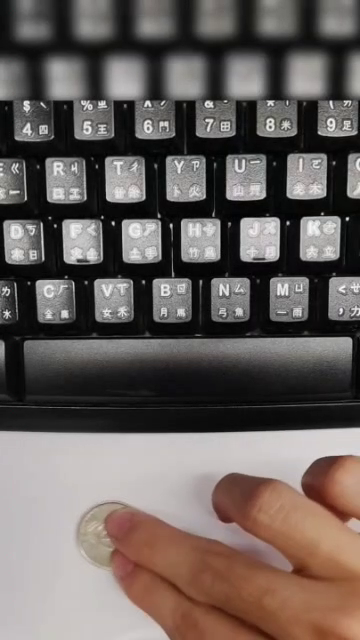
#> input picture frame 16 of topic1/example.mp4, 360 x 640 px
$ python the_final_detect_file.py
#> lines starting #> are read from the running program, lines starting #| are printed output that depends on the picture; after the words box and inside, x2 and y2 are one past the last pixel; in counts of white or black regions, pixels touching at a corner belong together
import cv2
import numpy as np

backsub = cv2.createBackgroundSubtractorMOG2(history = 100, varThreshold = 50, detectShadows = False)

if __name__ == '__main__':

    #影片讀取
    video = cv2.VideoCapture(r"C:\Users\Yucheng\Desktop\institute\program\topic1\example.mp4")
    if not video.isOpened():
        print('no frame')

    #輸出影片參數設定
    fps = video.get(cv2.CAP_PROP_FPS)
    width = int(video.get(cv2.CAP_PROP_FRAME_WIDTH))
    height = int(video.get(cv2.CAP_PROP_FRAME_HEIGHT))
    fourcc =  cv2.VideoWriter_fourcc(*('mp4v'))
    out = cv2.VideoWriter('output.mp4', fourcc, fps, (width, height))

    while True:
        ret, frame = video.read()
#> frame is the input picture: shape (640, 360, 3); mean B, G, R 91.5, 95.2, 103.9

        #讀取失敗時
        if not ret:
            print('no frame')
            break

        #背景消除
        fgMask = backsub.apply(frame)
#> fgMask: shape (640, 360); every value is 255

        #灰階
        gray = cv2.cvtColor(frame, cv2.COLOR_BGRA2GRAY)
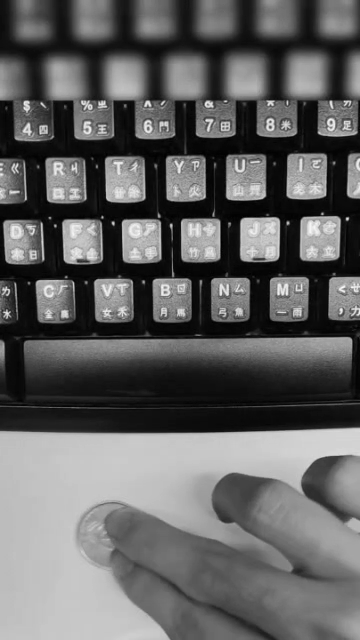
#> gray: shape (640, 360); min 0, max 250, mean 97.3

        #高斯模糊
        blur = cv2.GaussianBlur(gray, (9,9), 2)
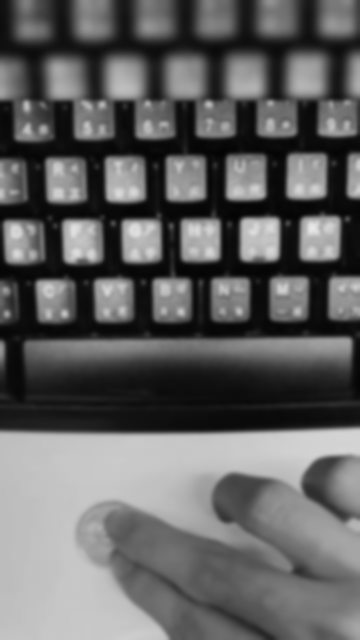
#> blur: shape (640, 360); min 4, max 233, mean 97.3

        #二值化
        threshold = cv2.adaptiveThreshold(blur, 255, cv2.ADAPTIVE_THRESH_GAUSSIAN_C, cv2.THRESH_BINARY_INV, 17, 2)
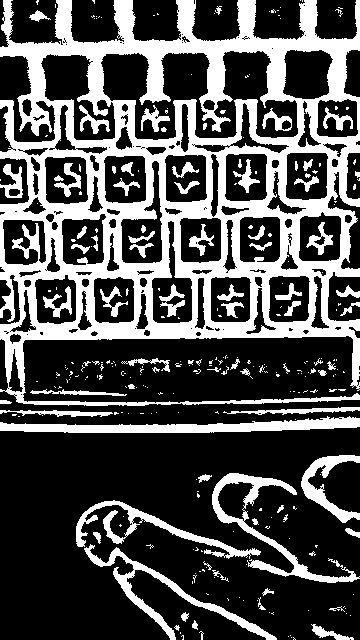
#> threshold: shape (640, 360); 31.7% white; 295 white regions (220 under 20 px), largest, box (x1, y1, x2, y2) and area: (0, 0, 360, 406) 52735, (0, 416, 360, 433) 3135, (212, 473, 360, 583) 2470

        #HoughCircles 參數設定
        circles = cv2.HoughCircles(
            blur,
            cv2.HOUGH_GRADIENT,
            dp=1.2,
            minDist=50,
            param1=100,
            param2=40,
            minRadius=22,
            maxRadius=60
        )
#> circles = [[239.4, 499.8, 27.52]]

        #偵測到圓形時繪製座標框與標記座標
        if circles is not None:
            circles = circles.round().astype(int)[0]
#> circles = [[239, 500, 28]]
            for x, y, r in circles:
                cv2.rectangle(frame, (x -r , y - r), (x + r, y + r), (0, 0, 255), 2)
                cv2.putText(frame, f"{x}, {y}", (x - 50, y - 40), cv2.FONT_HERSHEY_SIMPLEX, 0.6, (0, 0, 255), 2)
#> this loop made 1 pass
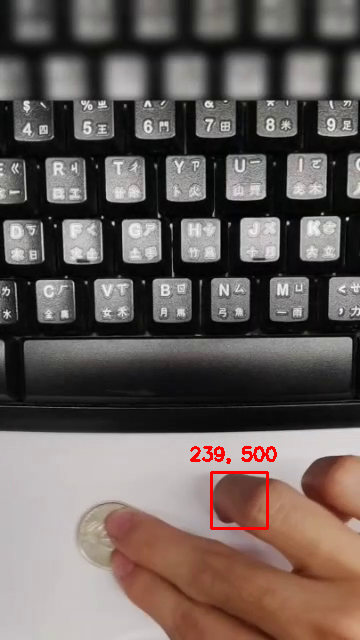
#> frame: shape (640, 360, 3); 0.57% of pixels changed, all inside (x1, y1, x2, y2) = (190, 446, 277, 530)


        cv2.imshow('studio1', frame)

        out.write(frame)

        if cv2.waitKey(1) == ord('q'):
#> (key q is pressed here)
            break

video.release()
out.release()
cv2.destroyAllWindows()

$ run again, starting later in the video
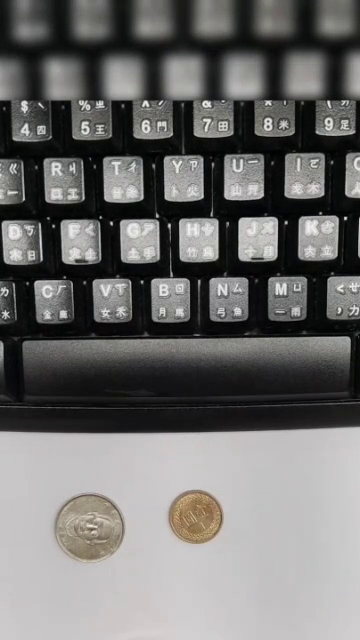
#> input picture frame 72 of topic1/example.mp4, 360 x 640 px
#> frame is the input picture: shape (640, 360, 3); mean B, G, R 109.1, 109.9, 110.8
#> fgMask: shape (640, 360); every value is 255
#> `threshold = cv2.adaptiveThreshold(blur, 255, cv2.ADAPTIVE_THRESH_GAUSS..`:
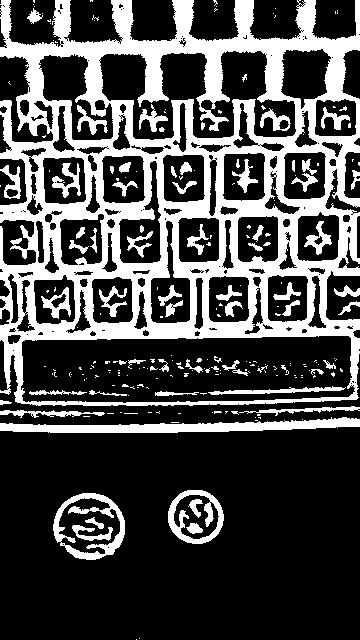
#> threshold: shape (640, 360); 29.8% white; 232 white regions (162 under 20 px), largest, box (x1, y1, x2, y2) and area: (0, 0, 360, 406) 53294, (0, 417, 360, 433) 3026, (53, 493, 125, 560) 1532
#> `circles = cv2.HoughCircles( blur, cv2.HOUGH_GRADIENT, dp=1.2, minDist=..`: circles = [[88.2, 527.4, 35.08], [195, 516.6, 28.12]]
#> `circles = circles.round().astype(int)[0]`: circles = [[88, 527, 35], [195, 517, 28]]
#> the loop `for x, y, r in circles:` made 2 passes
#> after the loop `for x, y, r in circles:`:
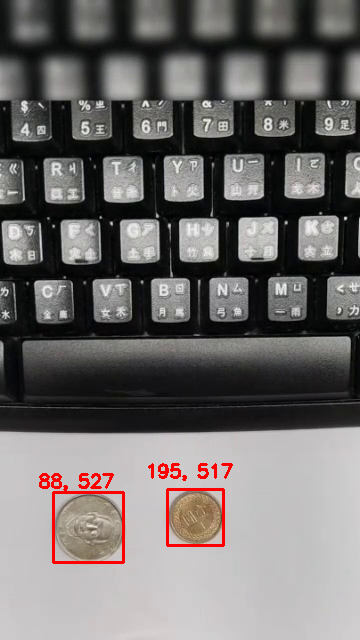
#> frame: shape (640, 360, 3); 1.11% of pixels changed, all inside (x1, y1, x2, y2) = (39, 463, 233, 564)

$ run again, starting later in the video
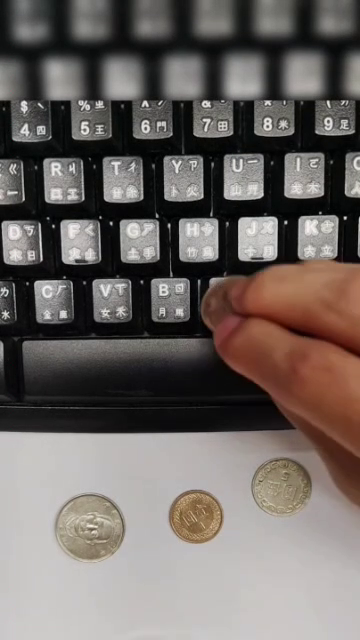
#> input picture frame 128 of topic1/example.mp4, 360 x 640 px
#> frame is the input picture: shape (640, 360, 3); mean B, G, R 99.7, 103.4, 110.6
#> fgMask: shape (640, 360); every value is 255
#> `threshold = cv2.adaptiveThreshold(blur, 255, cv2.ADAPTIVE_THRESH_GAUSS..`:
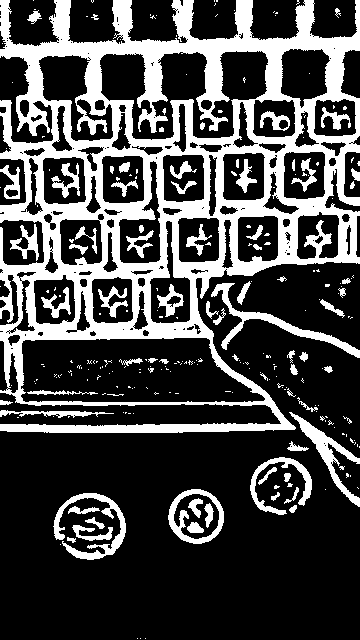
#> threshold: shape (640, 360); 28.6% white; 260 white regions (188 under 20 px), largest, box (x1, y1, x2, y2) and area: (0, 0, 360, 433) 51442, (211, 283, 360, 358) 1456, (53, 493, 126, 560) 1303
#> `circles = cv2.HoughCircles( blur, cv2.HOUGH_GRADIENT, dp=1.2, minDist=..`: circles = [[196.2, 516.6, 27.04], [90.6, 526.2, 34], [286.2, 484.2, 25.48]]
#> `circles = circles.round().astype(int)[0]`: circles = [[196, 517, 27], [91, 526, 34], [286, 484, 25]]
#> the loop `for x, y, r in circles:` made 3 passes
#> after the loop `for x, y, r in circles:`:
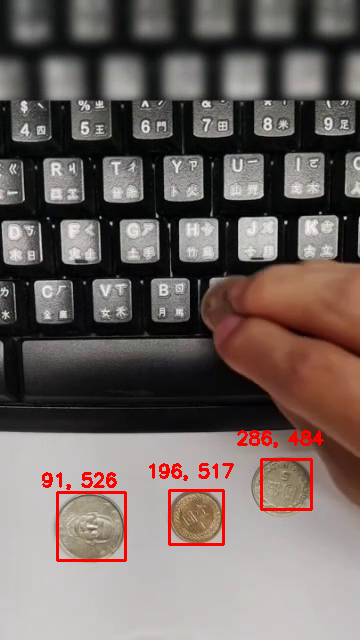
#> frame: shape (640, 360, 3); 1.62% of pixels changed, all inside (x1, y1, x2, y2) = (42, 430, 324, 562)
